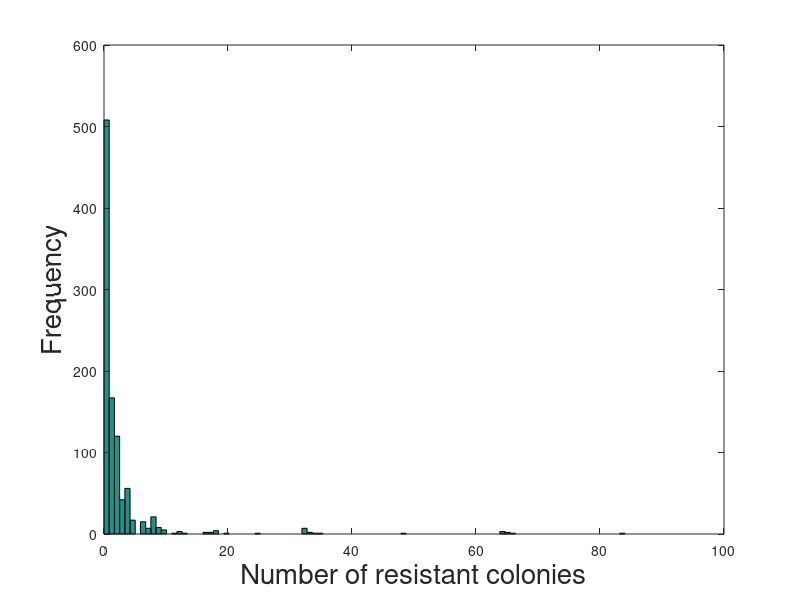

Here is the MATLAB script that generated this plot:
% -- Single experiment simulation -- %

% mutation rate
mut_rate = 3e-6;

% initial number of cells
No = 1000;

% number of generations
n_gen = 7;

% initialize array of cells
n_mother = zeros(1, No);
for i=1:n_gen
    % generate random array
    n_daughter = rand(1, length(n_mother));
    % verify which cells are mutants
    n_daughter = n_daughter < mut_rate;
    % check if the mother cell was a mutant
    n_daughter = n_daughter | n_mother;
    n_mother = cat(2, n_mother, n_daughter);
end
n_mut = sum(n_mother);
%% 

% -- Many simulations -- %

% number of simulations
n_sim = 1000;

% initialize array to save outcomes of experiments
n_mut = zeros(1, n_sim);

for j=1:n_sim
    n_mother = zeros(1, No);
    for i=1:n_gen
        % generate random array
        n_daughter = rand(1, length(n_mother));
        % verify which cells are mutants
        n_daughter = n_daughter < mut_rate;
        % check if the mother cell was a mutant
        n_daughter = n_daughter | n_mother;
        %concatenate mother and daughter array
        n_mother = cat(2, n_mother, n_daughter);
    end
    n_mut(j) = sum(n_mother);
end

hist(n_mut, 100)

%%

% -- Include the possibility that BOTH daughter cells become mutants -- %

% initialize array to save outcomes of experiments
n_mut = zeros(1, n_sim);
for j=1:n_sim
    n_mother = zeros(1, No);
    for i=1:n_gen
        % generate random array
        n_daughter_1 = rand(1, length(n_mother));
        % verify which cells are mutants
        n_daughter_1 = n_daughter_1 < mut_rate;
        % check if the mother cell was a mutant
        n_daughter_1 = n_daughter_1 | n_mother;
        %daughter 2
        n_daughter_2 = rand(1, length(n_mother));
        % verify which cells are mutants
        n_daughter_2 = n_daughter_2 < mut_rate;
        % check if the mother cell was a mutant
        n_daughter_2 = n_daughter_2 | n_mother;
        %concatenate mother and daughter array
        n_mother = cat(2, n_daughter_1, n_daughter_2);
    end
    n_mut(j) = sum(n_mother);
end

hist(n_mut, 100)
xlabel('Number of resistant colonies', 'FontSize', 20)
ylabel('Frequency', 'FontSize', 20)